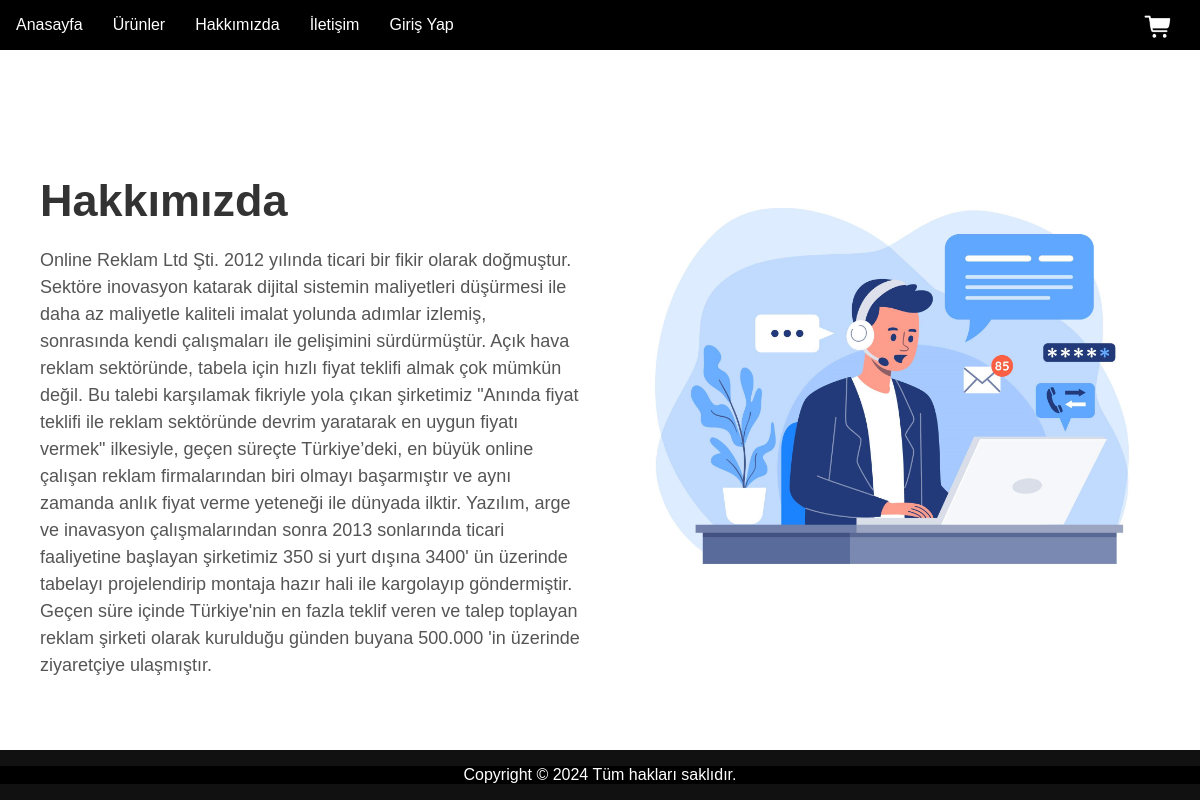
Page /about.php on the committed database.
### tables this page shows
CREATE TABLE `aboutpage` (
  `id` int(11) NOT NULL,
  `text` varchar(3000) NOT NULL,
  `img` varchar(30) NOT NULL
);

### about.php (the view, shortened to what this page needs)
<?php
include 'navbar.php';
$query = mysqli_query($conn, "SELECT * FROM aboutpage WHERE id = '1'") or die('query executed');
if(mysqli_num_rows($query) > 0){
    $row = mysqli_fetch_assoc($query);
    $text = $row['text'];
    $img = $row['img'];
}
?>
<!DOCTYPE html>
<html lang="en">
<head>
    <link rel="stylesheet" href="Css/about.css">
</head>
<body>
    <div class="about-us">
        <div class="container">
            <div class="row">
                <div class="flex">
                    <h3>Hakkımızda</h3>
                    <p><?php echo $text ; ?>
                    </p>
                </div>
            <div class="flex">
                <img src="images/pages/<?php echo $img ; ?> "alt="">
            </div>
            </div>
        </div>
    </div>
    <?php
include 'footer.php';
?>
</body>
</html>

### Css/navbar.css (style rules this page uses)
body { margin: 0px; font-family: "Poppins", sans-serif; }

### Css/about.css (style rules this page uses)
.about-us, .container, .row, .flex { margin: 0px; padding: 0px; box-sizing: border-box; font-family: "Poppins", sans-serif; }
.about-us { padding: 80px 0px; }
.container { max-width: 1200px; margin:0 auto; padding:0 20px; }
.row { display: flex; flex-wrap: wrap; }
.flex { flex: 0 0 50%; max-width: 50%; padding: 0 20px; }
.about-us h3 { font-size: 45px; margin-bottom: 20px; color: #333; }
.about-us p { font-size: 18px; line-height: 1.5; color: #555; margin-bottom: 20px; }
.about-us img { display: block; max-width: 100%; height: auto; margin:0 auto; }

### rows in the picture
aboutpage: text "Online Reklam Ltd Şti. 2012 yılında ticari bir fikir olarak doğmuştur. Sektöre inovasyon katarak dijital sistemin maliyetleri düşürmesi ile daha az maliyetle kaliteli imalat yolunda adımlar izlemiş, sonrasında kendi çalışmaları ile gelişimini sürdürmüştür. Açık hava reklam sektöründe, tabela için hızlı fiyat teklifi almak çok mümkün değil. Bu talebi karşılamak fikriyle yola çıkan şirketimiz \"Anında fiyat teklifi ile reklam sektöründe devrim yaratarak en uygun fiyatı vermek\" ilkesiyle, geçen süreçte Türkiye’deki, en büyük online çalışan reklam firmalarından biri olmayı başarmıştır ve aynı zamanda anlık fiyat verme yeteneği ile dünyada ilktir. Yazılım, arge ve inavasyon çalışmalarından sonra…", img (picture)
